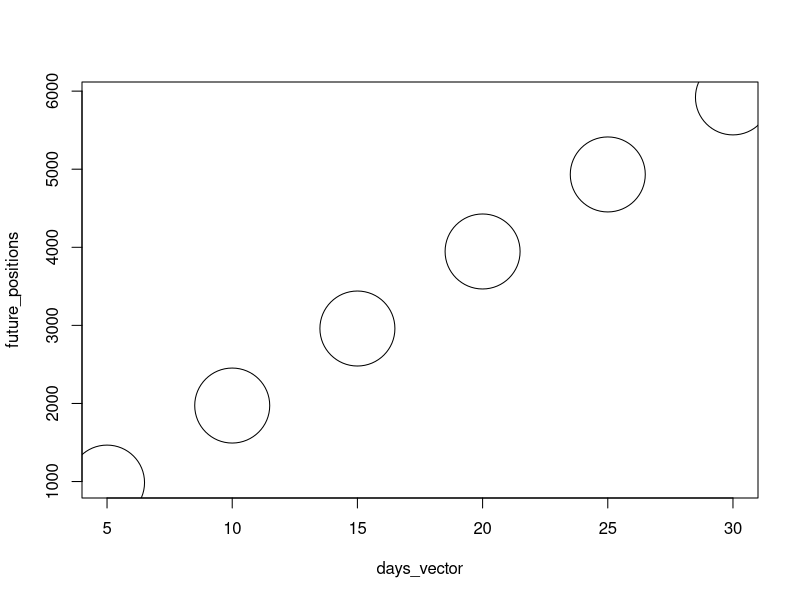

Write the R code that produced this figure.


#They will be given the option to pull up a graph of the stations positions

#Users can select a specific station, or a group of stations, and get the future positions of that satellite 
#will be in. 

#What kind of graph should I use to represent future distance? I want the name and the day to be shown. Scatterplot would probably be best.

#Checks how much an object occurs in a dataset. 
ss_dataset <- read.csv("spacestations.csv")

target_object <- "ISS (ZARYA)"

mean_motion <- ss_dataset$MEAN_MOTION[ss_dataset$OBJECT_NAME == target_object]

eccentricity <- ss_dataset$ECCENTRICITY[ss_dataset$OBJECT_NAME == target_object]

mean_anomaly <- ss_dataset$MEAN_ANOMALY[ss_dataset$OBJECT_NAME == target_object]

cat("Mean motion:", mean_motion,"Eccentricity", 
eccentricity,
"Mean Anomaly: ", mean_anomaly)
# print(mean_motion)
# print(eccentricity)
# print(mean_anomaly)

a = (9.81 / mean_motion^2)^(1/3)
# print(a)

e_old =181.819 #degrees/radians
e_new = 0
#M = eccentric_anomaly - eccentricity * sin(eccentric_anomaly)
while (abs(e_new-e_old) >= (1 * 10**-4))
{
  #Enew=M+e⋅sin(E old)
    # e_new = mean_anomaly - eccentricity * (sin(e_old)) / (1 - eccentricity*cos(e_old))
    #  e_new = e_old - (e_old - eccentricity * sin(e_old) - mean_anomaly) / (1 - eccentricity * cos(e_old))
    e_new = e_old - (e_old - eccentricity*sin(e_old) - mean_anomaly) / (1 - eccentricity * cos(e_old))
    e_old = e_new
    print(e_old)
}
eccentric_anomaly <- e_old

# occurrences <- table(ss_dataset$OBJECT_NAME)[target_object]

# print(occurrences)

#Formulas provided by ChatGPT:

#Semi-major axis equation:
#a is the axis
#a = (GM / mean_motion^2)^(1/3)
#GM = 9.81 #meters per second squared
#M is the ssDataset$MEAN_ANOMALY

#Eccentric Anomaly
#Kepler's equation: 
#while (e_new < 1*10**-4)
#e_new = e_old - (e_old) - (eccentricity-sin(e_old) - mean_anomaly) / 1 - eccentricty*cos(e_old)
#e_old = e_new
# true_anomaly is ν = arctan2(sqrt(1 - e^2) * sin(E), cos(E) - e)
#position = a * (1 - e^2) / (1 + e * cos(ν))

target_object <- "ISS (ZARYA)"

mean_motion <- ss_dataset$MEAN_MOTION[ss_dataset$OBJECT_NAME == target_object]

eccentricity <- ss_dataset$ECCENTRICITY[ss_dataset$OBJECT_NAME == target_object]

mean_anomaly <- ss_dataset$MEAN_ANOMALY[ss_dataset$OBJECT_NAME == target_object]
#Create a vector for future days
days_vector <- c(5, 10, 15, 20, 25, 30)

future_positions <- list()

#Create a for loop to iterate through the days vector.
for (value in days_vector)
{
    position <- (mean_motion + mean_anomaly) * value
    future_positions <- append(future_positions, position)
}

print(future_positions)

plot(
x = days_vector,
y = future_positions,
cex = 10)





